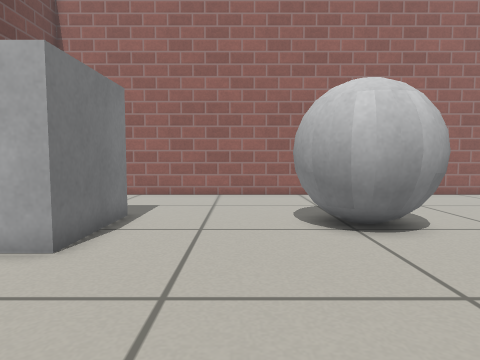
view 1 (above)

17 first-person views from a walk through a robot-simulator world made for Gazebo. The camera is 0.46 m above the floor, tilts 4° down and sees 75° across. The floor is counted in squares, 0.25 m on a side. Each view is taken from the middle of a square. On the plan, view 1 faces up. The plan holds only what a view shows up to about 17 squares ahead; the rest is blank. Simple patterns stand in for the simulator's built-in surfaces.

view 2
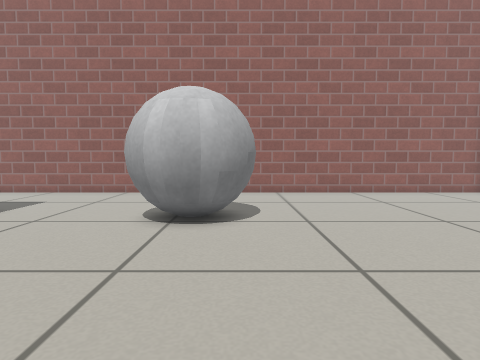

view 3
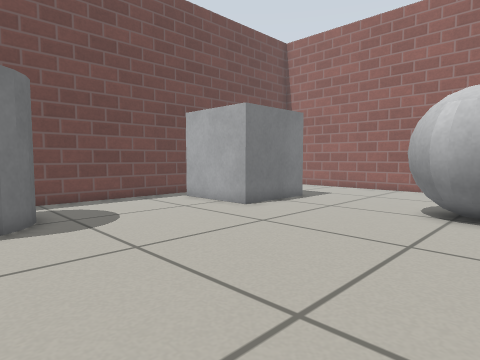

view 4
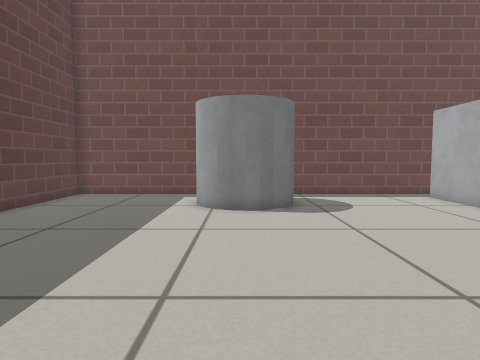

view 5
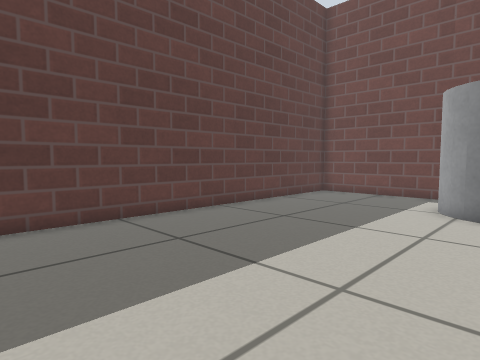

view 6
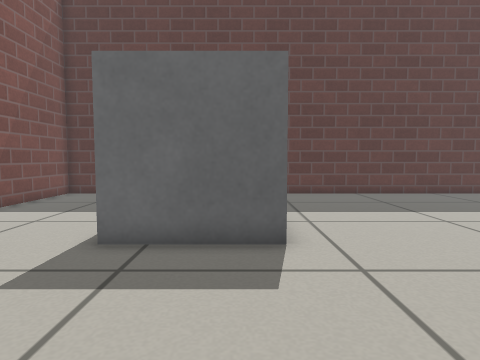

view 7
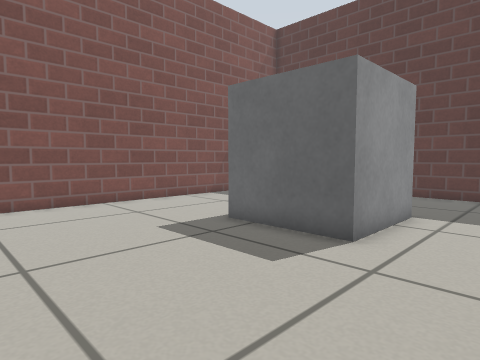

view 8
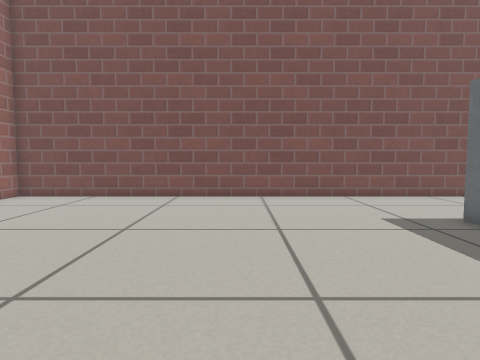

view 9
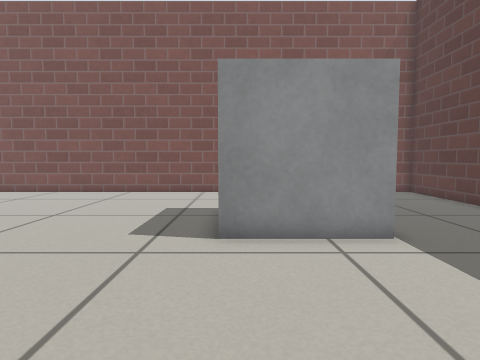

view 10
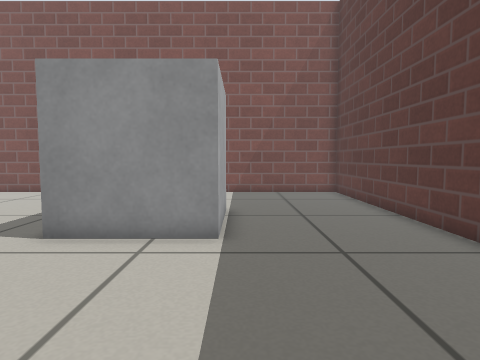

view 11
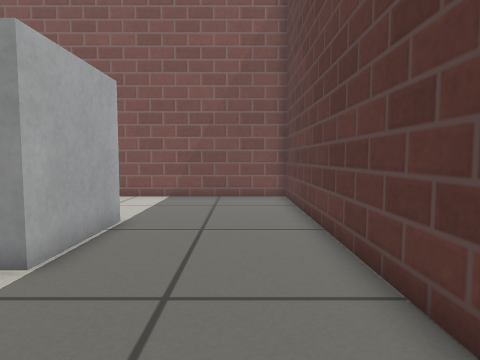

view 12
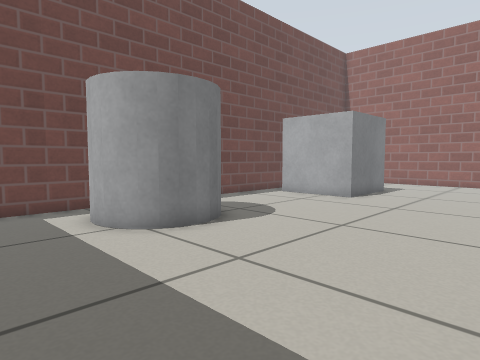

view 13
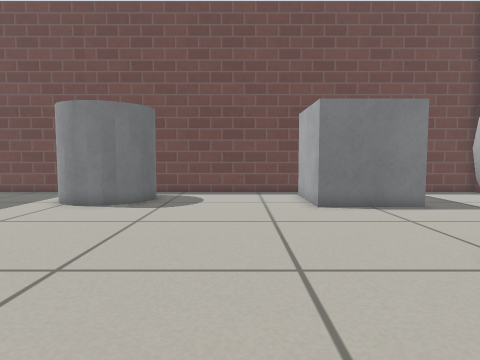

view 14
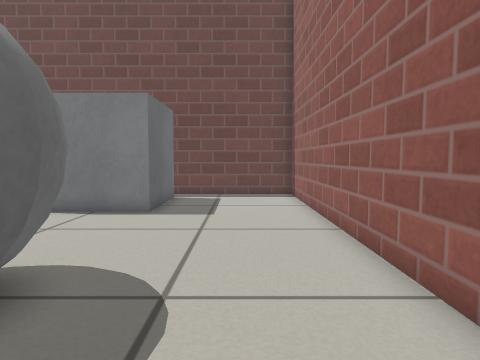

view 15
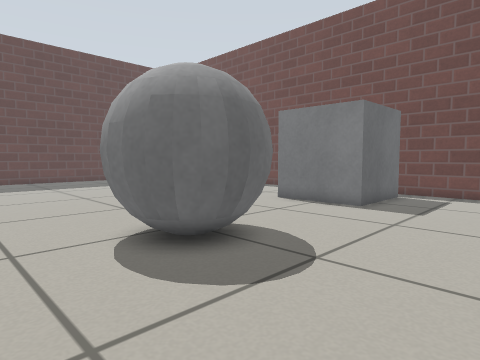

view 16
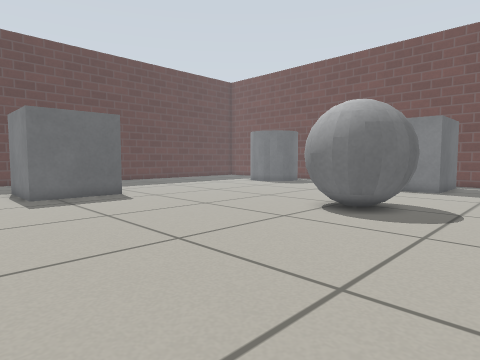

view 17
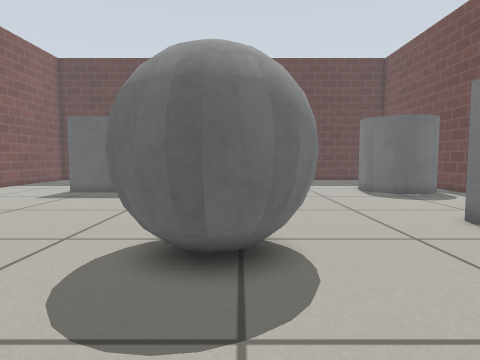

### Floor plan
Key: @ floor where view 1 was taken; # wall or solid block; . floor; B grey box; G grey ball; C grey cylinder.
Columns run from 9 left of view 1 to 18 right of it. Each row starts with its distance up from view 1.
 16 ############################
 15 #..........................#
 14 #..........................#
 13 #..........................#
 12 #..........................#
 11 #...........GG.............#
 10 #BBBBB.....GGGG............#
  9 #    B.....GGGG............#
  8 #    B.....GGGG............#
  7 #    B.....GGGG............#
  6 #BBBBB.....................#
  5 #..........................#
  4 #..........................#
  3 #..........................#
  2 #..........................#
  1 #..........................#
  0 #........@.................#
 -1 #.CCC......................#
 -2 #CC CC...........BBBBB.....#
 -3 #    C...........B   B.....#
 -4 #   CC...........B   B.....#
 -5 #. CC............BB  B.....#
 -6 #.................BBB......#
 -7 #..........................#
 -8 #..........................#
 -9 #..........................#
-10 #..........................#
-11 ############################

Positions as (right, up) in squares from view 1, and headings:
1: (0, 0), facing up
2: (5, -1), facing up
3: (5, -3), facing up-left
4: (7, -3), facing left
5: (7, -2), facing down-left
6: (9, 5), facing down
7: (5, 5), facing down-right
8: (3, 5), facing right
9: (1, -2), facing right
10: (1, -6), facing right
11: (3, -9), facing right
12: (3, -8), facing up-left
13: (8, 3), facing left
14: (7, 13), facing left
15: (8, 15), facing down-left
16: (15, 14), facing down-left
17: (3, 15), facing down
